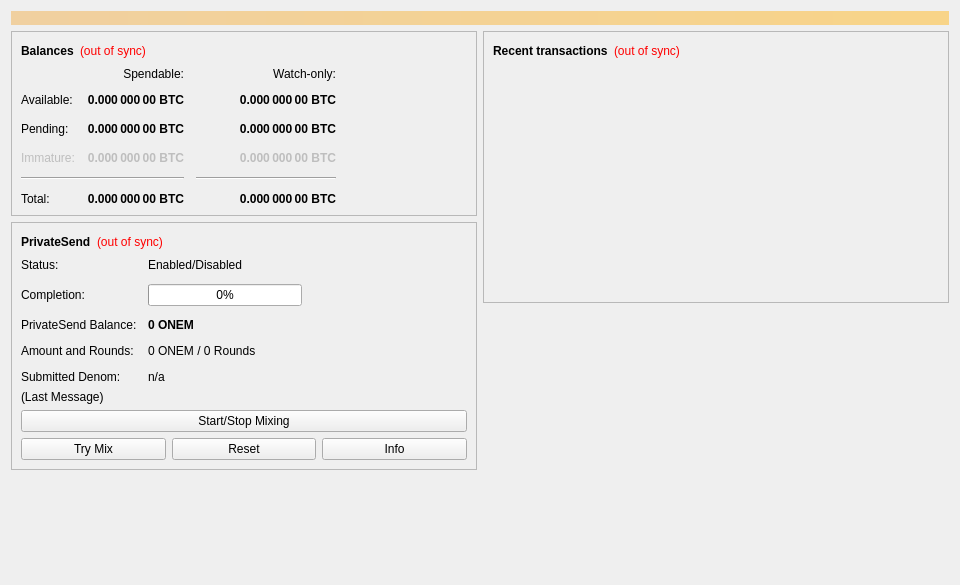
<?xml version="1.0" encoding="UTF-8"?>
<ui version="4.0">
 <class>OverviewPage</class>
 <widget class="QWidget" name="OverviewPage">
  <property name="geometry">
   <rect>
    <x>0</x>
    <y>0</y>
    <width>960</width>
    <height>585</height>
   </rect>
  </property>
  <property name="minimumSize">
   <size>
    <width>960</width>
    <height>0</height>
   </size>
  </property>
  <property name="windowTitle">
   <string>Form</string>
  </property>
  <layout class="QVBoxLayout" name="topLayout">
   <item>
    <widget class="QLabel" name="labelAlerts">
     <property name="visible">
      <bool>false</bool>
     </property>
     <property name="styleSheet">
      <string notr="true">QLabel { background-color: qlineargradient(x1: 0, y1: 0, x2: 1, y2: 0, stop:0 #F0D0A0, stop:1 #F8D488); color:#000000; }</string>
     </property>
     <property name="wordWrap">
      <bool>true</bool>
     </property>
     <property name="margin">
      <number>3</number>
     </property>
     <property name="textInteractionFlags">
      <set>Qt::TextSelectableByMouse</set>
     </property>
    </widget>
   </item>
   <item>
    <layout class="QHBoxLayout" name="horizontalLayout" stretch="1,1">
     <item>
      <layout class="QVBoxLayout" name="verticalLayout_2">
       <item>
        <widget class="QFrame" name="frame">
         <property name="frameShape">
          <enum>QFrame::StyledPanel</enum>
         </property>
         <property name="frameShadow">
          <enum>QFrame::Raised</enum>
         </property>
         <layout class="QVBoxLayout" name="verticalLayout_4">
          <item>
           <layout class="QHBoxLayout" name="horizontalLayout_4">
            <item>
             <widget class="QLabel" name="label_5">
              <property name="font">
               <font>
                <weight>75</weight>
                <bold>true</bold>
               </font>
              </property>
              <property name="text">
               <string>Balances</string>
              </property>
             </widget>
            </item>
            <item>
             <widget class="QLabel" name="labelWalletStatus">
              <property name="toolTip">
               <string>The displayed information may be out of date. Your wallet automatically synchronizes with the ONEM network after a connection is established, but this process has not completed yet.</string>
              </property>
              <property name="styleSheet">
               <string notr="true">QLabel { color: red; }</string>
              </property>
              <property name="text">
               <string notr="true">(out of sync)</string>
              </property>
              <property name="alignment">
               <set>Qt::AlignLeading|Qt::AlignLeft|Qt::AlignVCenter</set>
              </property>
             </widget>
            </item>
            <item>
             <spacer name="horizontalSpacer_3">
              <property name="orientation">
               <enum>Qt::Horizontal</enum>
              </property>
              <property name="sizeHint" stdset="0">
               <size>
                <width>40</width>
                <height>20</height>
               </size>
              </property>
             </spacer>
            </item>
           </layout>
          </item>
          <item>
           <layout class="QGridLayout" name="gridLayout">
            <property name="spacing">
             <number>12</number>
            </property>
            <item row="2" column="2">
             <widget class="QLabel" name="labelWatchPending">
              <property name="font">
               <font>
                <weight>75</weight>
                <bold>true</bold>
               </font>
              </property>
              <property name="cursor">
               <cursorShape>IBeamCursor</cursorShape>
              </property>
              <property name="toolTip">
               <string>Unconfirmed transactions to watch-only addresses</string>
              </property>
              <property name="text">
               <string notr="true">0.000 000 00 BTC</string>
              </property>
              <property name="alignment">
               <set>Qt::AlignRight|Qt::AlignTrailing|Qt::AlignVCenter</set>
              </property>
              <property name="textInteractionFlags">
               <set>Qt::LinksAccessibleByMouse|Qt::TextSelectableByKeyboard|Qt::TextSelectableByMouse</set>
              </property>
             </widget>
            </item>
            <item row="2" column="1">
             <widget class="QLabel" name="labelUnconfirmed">
              <property name="font">
               <font>
                <weight>75</weight>
                <bold>true</bold>
               </font>
              </property>
              <property name="cursor">
               <cursorShape>IBeamCursor</cursorShape>
              </property>
              <property name="toolTip">
               <string>Total of transactions that have yet to be confirmed, and do not yet count toward the spendable balance</string>
              </property>
              <property name="text">
               <string notr="true">0.000 000 00 BTC</string>
              </property>
              <property name="alignment">
               <set>Qt::AlignRight|Qt::AlignTrailing|Qt::AlignVCenter</set>
              </property>
              <property name="textInteractionFlags">
               <set>Qt::LinksAccessibleByMouse|Qt::TextSelectableByKeyboard|Qt::TextSelectableByMouse</set>
              </property>
             </widget>
            </item>
            <item row="3" column="2">
             <widget class="QLabel" name="labelWatchImmature">
              <property name="enabled">
               <bool>false</bool>
              </property>
              <property name="font">
               <font>
                <weight>75</weight>
                <bold>true</bold>
               </font>
              </property>
              <property name="cursor">
               <cursorShape>IBeamCursor</cursorShape>
              </property>
              <property name="toolTip">
               <string>Mined balance in watch-only addresses that has not yet matured</string>
              </property>
              <property name="text">
               <string notr="true">0.000 000 00 BTC</string>
              </property>
              <property name="alignment">
               <set>Qt::AlignRight|Qt::AlignTrailing|Qt::AlignVCenter</set>
              </property>
              <property name="textInteractionFlags">
               <set>Qt::LinksAccessibleByMouse|Qt::TextSelectableByKeyboard|Qt::TextSelectableByMouse</set>
              </property>
             </widget>
            </item>
            <item row="4" column="0" colspan="2">
             <widget class="Line" name="lineSpendableBalance">
              <property name="orientation">
               <enum>Qt::Horizontal</enum>
              </property>
             </widget>
            </item>
            <item row="4" column="2">
             <widget class="Line" name="lineWatchBalance">
              <property name="sizePolicy">
               <sizepolicy hsizetype="Preferred" vsizetype="Fixed">
                <horstretch>0</horstretch>
                <verstretch>0</verstretch>
               </sizepolicy>
              </property>
              <property name="minimumSize">
               <size>
                <width>140</width>
                <height>0</height>
               </size>
              </property>
              <property name="orientation">
               <enum>Qt::Horizontal</enum>
              </property>
             </widget>
            </item>
            <item row="5" column="0">
             <widget class="QLabel" name="labelTotalText">
              <property name="text">
               <string>Total:</string>
              </property>
             </widget>
            </item>
            <item row="3" column="1">
             <widget class="QLabel" name="labelImmature">
              <property name="enabled">
               <bool>false</bool>
              </property>
              <property name="font">
               <font>
                <weight>75</weight>
                <bold>true</bold>
               </font>
              </property>
              <property name="cursor">
               <cursorShape>IBeamCursor</cursorShape>
              </property>
              <property name="toolTip">
               <string>Mined balance that has not yet matured</string>
              </property>
              <property name="text">
               <string notr="true">0.000 000 00 BTC</string>
              </property>
              <property name="alignment">
               <set>Qt::AlignRight|Qt::AlignTrailing|Qt::AlignVCenter</set>
              </property>
              <property name="textInteractionFlags">
               <set>Qt::LinksAccessibleByMouse|Qt::TextSelectableByKeyboard|Qt::TextSelectableByMouse</set>
              </property>
             </widget>
            </item>
            <item row="2" column="3">
             <spacer name="horizontalSpacer_2">
              <property name="orientation">
               <enum>Qt::Horizontal</enum>
              </property>
              <property name="sizeHint" stdset="0">
               <size>
                <width>40</width>
                <height>20</height>
               </size>
              </property>
             </spacer>
            </item>
            <item row="3" column="0">
             <widget class="QLabel" name="labelImmatureText">
              <property name="enabled">
               <bool>false</bool>
              </property>
              <property name="text">
               <string>Immature:</string>
              </property>
             </widget>
            </item>
            <item row="5" column="1">
             <widget class="QLabel" name="labelTotal">
              <property name="font">
               <font>
                <weight>75</weight>
                <bold>true</bold>
               </font>
              </property>
              <property name="cursor">
               <cursorShape>IBeamCursor</cursorShape>
              </property>
              <property name="toolTip">
               <string>Your current total balance</string>
              </property>
              <property name="text">
               <string notr="true">0.000 000 00 BTC</string>
              </property>
              <property name="alignment">
               <set>Qt::AlignRight|Qt::AlignTrailing|Qt::AlignVCenter</set>
              </property>
              <property name="textInteractionFlags">
               <set>Qt::LinksAccessibleByMouse|Qt::TextSelectableByKeyboard|Qt::TextSelectableByMouse</set>
              </property>
             </widget>
            </item>
            <item row="5" column="2">
             <widget class="QLabel" name="labelWatchTotal">
              <property name="font">
               <font>
                <weight>75</weight>
                <bold>true</bold>
               </font>
              </property>
              <property name="cursor">
               <cursorShape>IBeamCursor</cursorShape>
              </property>
              <property name="toolTip">
               <string>Current total balance in watch-only addresses</string>
              </property>
              <property name="text">
               <string notr="true">0.000 000 00 BTC</string>
              </property>
              <property name="alignment">
               <set>Qt::AlignRight|Qt::AlignTrailing|Qt::AlignVCenter</set>
              </property>
              <property name="textInteractionFlags">
               <set>Qt::LinksAccessibleByMouse|Qt::TextSelectableByKeyboard|Qt::TextSelectableByMouse</set>
              </property>
             </widget>
            </item>
            <item row="0" column="2">
             <widget class="QLabel" name="labelWatchonly">
              <property name="text">
               <string>Watch-only:</string>
              </property>
              <property name="alignment">
               <set>Qt::AlignRight|Qt::AlignTrailing|Qt::AlignVCenter</set>
              </property>
             </widget>
            </item>
            <item row="1" column="0">
             <widget class="QLabel" name="labelBalanceText">
              <property name="text">
               <string>Available:</string>
              </property>
             </widget>
            </item>
            <item row="1" column="1">
             <widget class="QLabel" name="labelBalance">
              <property name="font">
               <font>
                <weight>75</weight>
                <bold>true</bold>
               </font>
              </property>
              <property name="cursor">
               <cursorShape>IBeamCursor</cursorShape>
              </property>
              <property name="toolTip">
               <string>Your current spendable balance</string>
              </property>
              <property name="text">
               <string notr="true">0.000 000 00 BTC</string>
              </property>
              <property name="alignment">
               <set>Qt::AlignRight|Qt::AlignTrailing|Qt::AlignVCenter</set>
              </property>
              <property name="textInteractionFlags">
               <set>Qt::LinksAccessibleByMouse|Qt::TextSelectableByKeyboard|Qt::TextSelectableByMouse</set>
              </property>
             </widget>
            </item>
            <item row="1" column="2">
             <widget class="QLabel" name="labelWatchAvailable">
              <property name="font">
               <font>
                <weight>75</weight>
                <bold>true</bold>
               </font>
              </property>
              <property name="cursor">
               <cursorShape>IBeamCursor</cursorShape>
              </property>
              <property name="toolTip">
               <string>Your current balance in watch-only addresses</string>
              </property>
              <property name="text">
               <string notr="true">0.000 000 00 BTC</string>
              </property>
              <property name="alignment">
               <set>Qt::AlignRight|Qt::AlignTrailing|Qt::AlignVCenter</set>
              </property>
              <property name="textInteractionFlags">
               <set>Qt::LinksAccessibleByMouse|Qt::TextSelectableByKeyboard|Qt::TextSelectableByMouse</set>
              </property>
             </widget>
            </item>
            <item row="2" column="0">
             <widget class="QLabel" name="labelPendingText">
              <property name="text">
               <string>Pending:</string>
              </property>
             </widget>
            </item>
            <item row="0" column="1">
             <widget class="QLabel" name="labelSpendable">
              <property name="text">
               <string>Spendable:</string>
              </property>
              <property name="alignment">
               <set>Qt::AlignRight|Qt::AlignTrailing|Qt::AlignVCenter</set>
              </property>
             </widget>
            </item>
           </layout>
          </item>
         </layout>
        </widget>
       </item>
       <item>
        <widget class="QFrame" name="framePrivateSend">
         <property name="layoutDirection">
          <enum>Qt::LeftToRight</enum>
         </property>
         <property name="frameShape">
          <enum>QFrame::StyledPanel</enum>
         </property>
         <property name="frameShadow">
          <enum>QFrame::Raised</enum>
         </property>
         <layout class="QVBoxLayout" name="VerticalLayout_PS1">
          <item>
           <layout class="QHBoxLayout" name="horizontalLayout_5">
            <item>
             <widget class="QLabel" name="labelPrivateSendHeader">
              <property name="font">
               <font>
                <weight>75</weight>
                <bold>true</bold>
               </font>
              </property>
              <property name="text">
               <string>PrivateSend</string>
              </property>
             </widget>
            </item>
            <item>
             <widget class="QLabel" name="labelPrivateSendSyncStatus">
              <property name="toolTip">
               <string>The displayed information may be out of date. Your wallet automatically synchronizes with the ONEM network after a connection is established, but this process has not completed yet.</string>
              </property>
              <property name="styleSheet">
               <string notr="true">QLabel { color: red; }</string>
              </property>
              <property name="text">
               <string notr="true">(out of sync)</string>
              </property>
              <property name="alignment">
               <set>Qt::AlignLeading|Qt::AlignLeft|Qt::AlignVCenter</set>
              </property>
             </widget>
            </item>
            <item>
             <spacer name="horizontalSpacer_4">
              <property name="orientation">
               <enum>Qt::Horizontal</enum>
              </property>
              <property name="sizeHint" stdset="0">
               <size>
                <width>40</width>
                <height>20</height>
               </size>
              </property>
             </spacer>
            </item>
           </layout>
          </item>
          <item>
           <layout class="QFormLayout" name="privateSendFormLayout">
            <property name="fieldGrowthPolicy">
             <enum>QFormLayout::AllNonFixedFieldsGrow</enum>
            </property>
            <property name="horizontalSpacing">
             <number>11</number>
            </property>
            <property name="verticalSpacing">
             <number>12</number>
            </property>
            <item row="0" column="0">
             <widget class="QLabel" name="labelPrivateSendEnabledText">
              <property name="text">
               <string>Status:</string>
              </property>
             </widget>
            </item>
            <item row="0" column="1">
             <widget class="QLabel" name="labelPrivateSendEnabled">
              <property name="text">
               <string>Enabled/Disabled</string>
              </property>
             </widget>
            </item>
            <item row="1" column="0">
             <widget class="QLabel" name="labelCompletitionText">
              <property name="text">
               <string>Completion:</string>
              </property>
             </widget>
            </item>
            <item row="1" column="1">
             <widget class="QProgressBar" name="privateSendProgress">
              <property name="maximumSize">
               <size>
                <width>154</width>
                <height>16777215</height>
               </size>
              </property>
              <property name="value">
               <number>0</number>
              </property>
             </widget>
            </item>
            <item row="2" column="0">
             <widget class="QLabel" name="labelAnonymizedText">
              <property name="text">
               <string>PrivateSend Balance:</string>
              </property>
             </widget>
            </item>
            <item row="2" column="1">
             <widget class="QLabel" name="labelAnonymized">
              <property name="font">
               <font>
                <weight>75</weight>
                <bold>true</bold>
               </font>
              </property>
              <property name="text">
               <string notr="true">0 ONEM</string>
              </property>
             </widget>
            </item>
            <item row="3" column="0">
             <widget class="QLabel" name="labelAmountAndRoundsText">
              <property name="text">
               <string>Amount and Rounds:</string>
              </property>
             </widget>
            </item>
            <item row="3" column="1">
             <widget class="QLabel" name="labelAmountRounds">
              <property name="text">
               <string>0 ONEM / 0 Rounds</string>
              </property>
             </widget>
            </item>
            <item row="4" column="0">
             <widget class="QLabel" name="labelSubmittedDenomText">
              <property name="text">
               <string>Submitted Denom:</string>
              </property>
             </widget>
            </item>
            <item row="4" column="1">
             <widget class="QLabel" name="labelSubmittedDenom">
              <property name="toolTip">
               <string>The denominations you submitted to the Masternode.&lt;br&gt;To mix, other users must submit the exact same denominations.</string>
              </property>
              <property name="text">
               <string>n/a</string>
              </property>
             </widget>
            </item>
           </layout>
          </item>
          <item>
           <layout class="QVBoxLayout" name="VerticalLayout_PS">
            <item>
             <widget class="QLabel" name="labelPrivateSendLastMessage">
              <property name="text">
               <string>(Last Message)</string>
              </property>
              <property name="alignment">
               <set>Qt::AlignLeading|Qt::AlignLeft|Qt::AlignTop</set>
              </property>
              <property name="wordWrap">
               <bool>true</bool>
              </property>
             </widget>
            </item>
            <item>
             <widget class="QPushButton" name="togglePrivateSend">
              <property name="sizePolicy">
               <sizepolicy hsizetype="MinimumExpanding" vsizetype="Fixed">
                <horstretch>0</horstretch>
                <verstretch>0</verstretch>
               </sizepolicy>
              </property>
              <property name="text">
               <string>Start/Stop Mixing</string>
              </property>
             </widget>
            </item>
            <item>
             <layout class="QHBoxLayout" name="horizontalLayout_debugbuttons">
              <item>
               <widget class="QPushButton" name="privateSendAuto">
                <property name="sizePolicy">
                 <sizepolicy hsizetype="MinimumExpanding" vsizetype="Fixed">
                  <horstretch>0</horstretch>
                  <verstretch>0</verstretch>
                 </sizepolicy>
                </property>
                <property name="toolTip">
                 <string>Try to manually submit a PrivateSend request.</string>
                </property>
                <property name="text">
                 <string>Try Mix</string>
                </property>
               </widget>
              </item>
              <item>
               <widget class="QPushButton" name="privateSendReset">
                <property name="sizePolicy">
                 <sizepolicy hsizetype="MinimumExpanding" vsizetype="Fixed">
                  <horstretch>0</horstretch>
                  <verstretch>0</verstretch>
                 </sizepolicy>
                </property>
                <property name="toolTip">
                 <string>Reset the current status of PrivateSend (can interrupt PrivateSend if it's in the process of Mixing, which can cost you money!)</string>
                </property>
                <property name="autoFillBackground">
                 <bool>false</bool>
                </property>
                <property name="text">
                 <string>Reset</string>
                </property>
               </widget>
              </item>
              <item>
               <widget class="QPushButton" name="privateSendInfo">
                <property name="sizePolicy">
                 <sizepolicy hsizetype="MinimumExpanding" vsizetype="Fixed">
                  <horstretch>0</horstretch>
                  <verstretch>0</verstretch>
                 </sizepolicy>
                </property>
                <property name="toolTip">
                 <string>Information about PrivateSend and Mixing</string>
                </property>
                <property name="text">
                 <string>Info</string>
                </property>
               </widget>
              </item>
             </layout>
            </item>
           </layout>
          </item>
         </layout>
        </widget>
       </item>
       <item>
        <spacer name="verticalSpacer">
         <property name="orientation">
          <enum>Qt::Vertical</enum>
         </property>
         <property name="sizeHint" stdset="0">
          <size>
           <width>20</width>
           <height>40</height>
          </size>
         </property>
        </spacer>
       </item>
      </layout>
     </item>
     <item>
      <layout class="QVBoxLayout" name="verticalLayout_3">
       <item>
        <widget class="QFrame" name="frame_2">
         <property name="frameShape">
          <enum>QFrame::StyledPanel</enum>
         </property>
         <property name="frameShadow">
          <enum>QFrame::Raised</enum>
         </property>
         <layout class="QVBoxLayout" name="verticalLayout">
          <item>
           <layout class="QHBoxLayout" name="horizontalLayout_2">
            <item>
             <widget class="QLabel" name="label_4">
              <property name="font">
               <font>
                <weight>75</weight>
                <bold>true</bold>
               </font>
              </property>
              <property name="text">
               <string>Recent transactions</string>
              </property>
             </widget>
            </item>
            <item>
             <widget class="QLabel" name="labelTransactionsStatus">
              <property name="toolTip">
               <string>The displayed information may be out of date. Your wallet automatically synchronizes with the ONEM network after a connection is established, but this process has not completed yet.</string>
              </property>
              <property name="styleSheet">
               <string notr="true">QLabel { color: red; }</string>
              </property>
              <property name="text">
               <string notr="true">(out of sync)</string>
              </property>
              <property name="alignment">
               <set>Qt::AlignLeading|Qt::AlignLeft|Qt::AlignVCenter</set>
              </property>
             </widget>
            </item>
            <item>
             <spacer name="horizontalSpacer">
              <property name="orientation">
               <enum>Qt::Horizontal</enum>
              </property>
              <property name="sizeHint" stdset="0">
               <size>
                <width>40</width>
                <height>20</height>
               </size>
              </property>
             </spacer>
            </item>
           </layout>
          </item>
          <item>
           <widget class="QListView" name="listTransactions">
            <property name="styleSheet">
             <string notr="true">QListView { background: transparent; }</string>
            </property>
            <property name="frameShape">
             <enum>QFrame::NoFrame</enum>
            </property>
            <property name="verticalScrollBarPolicy">
             <enum>Qt::ScrollBarAlwaysOff</enum>
            </property>
            <property name="horizontalScrollBarPolicy">
             <enum>Qt::ScrollBarAlwaysOff</enum>
            </property>
            <property name="selectionMode">
             <enum>QAbstractItemView::NoSelection</enum>
            </property>
           </widget>
          </item>
         </layout>
        </widget>
       </item>
       <item>
        <spacer name="verticalSpacer_2">
         <property name="orientation">
          <enum>Qt::Vertical</enum>
         </property>
         <property name="sizeHint" stdset="0">
          <size>
           <width>20</width>
           <height>40</height>
          </size>
         </property>
        </spacer>
       </item>
      </layout>
     </item>
    </layout>
   </item>
  </layout>
 </widget>
 <resources/>
 <connections/>
</ui>
